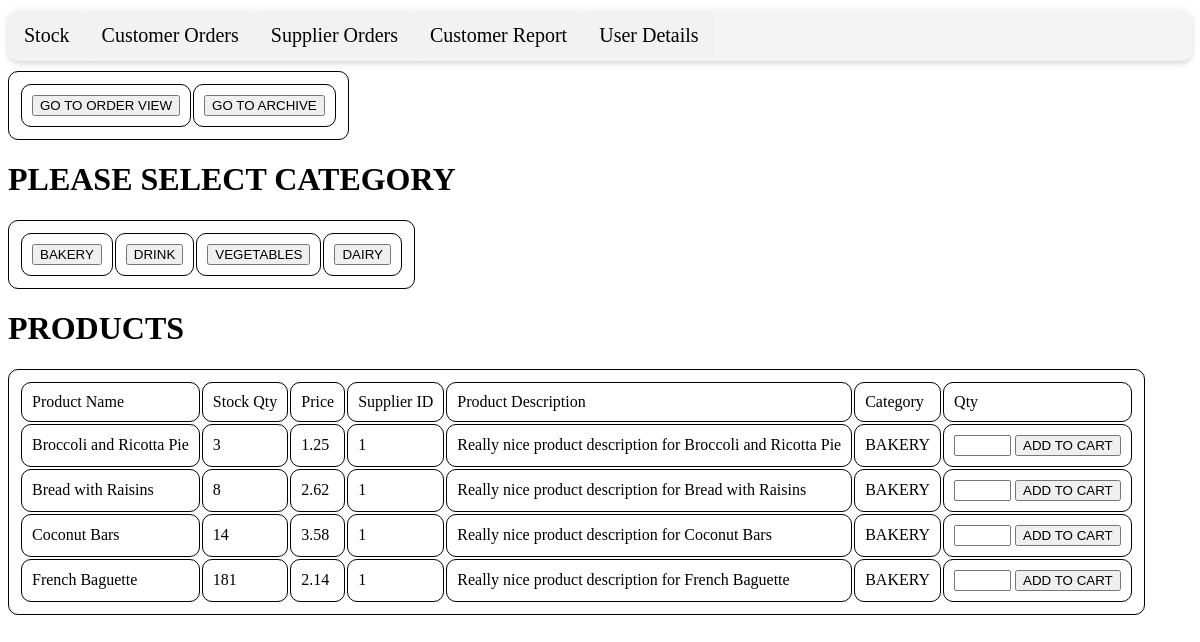
/php/acp_sup_ord_main.php, run on an earlier commit of the app's database.
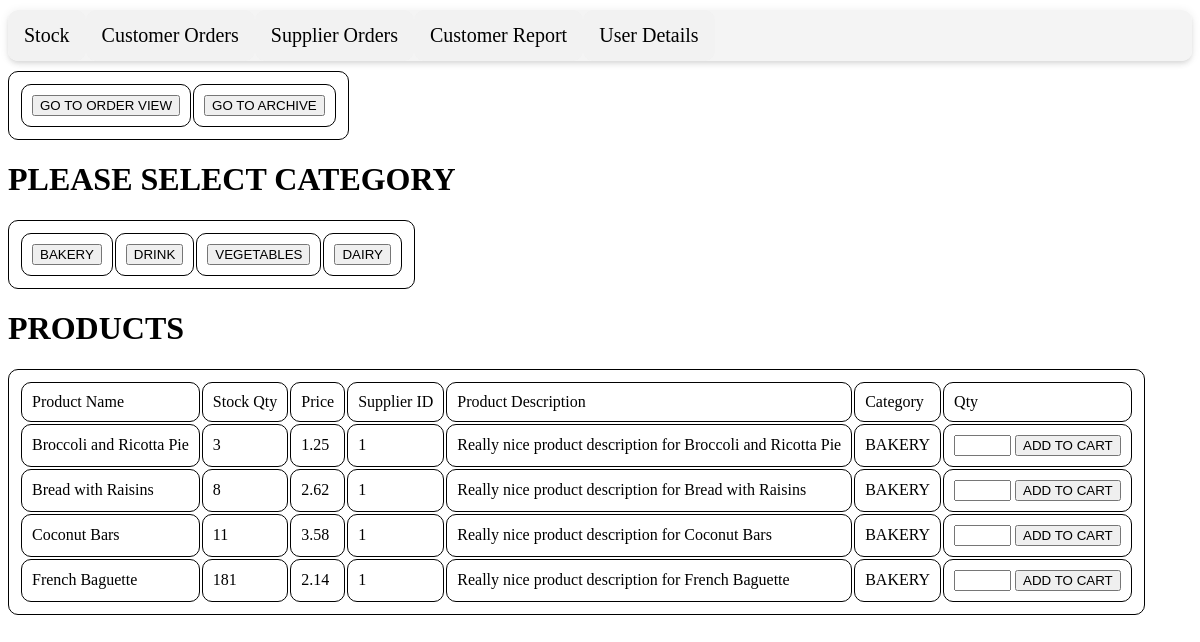
And on a later commit of the database.
### tables this page shows
CREATE TABLE IF NOT EXISTS `products` (
  `prod_id` int(11) NOT NULL AUTO_INCREMENT,
  `prod_name` varchar(50) NOT NULL,
  `price` decimal(5,2) NOT NULL,
  `sup_id` int(11) NOT NULL,
  `prod_dsc` varchar(230) NOT NULL,
  `prod_img` text NOT NULL,
  `cat_id` int(11) NOT NULL,
  `sto_qty` int(8) NOT NULL,
  PRIMARY KEY (`prod_id`),
  KEY `sup_id` (`sup_id`),
  KEY `cat_id` (`cat_id`)
);

CREATE TABLE IF NOT EXISTS `category` (
  `cat_id` int(11) NOT NULL AUTO_INCREMENT,
  `cat_name` enum('BAKERY','DRINK','VEGETABLES','DAIRY') NOT NULL,
  `cat_img` text NOT NULL,
  PRIMARY KEY (`cat_id`)
);

### php/acp_sup_ord_main.php (the view, shortened to what this page needs)
<!DOCTYPE html>
<html lang="en">
<head>
    <link rel="stylesheet" type="text/css" href="css/supplier.css">
</head>
<?php
        include "admin_panel_connection.php";
	echo
			"<table>
			<tr>
			<td>
			<form action='?page=acp_sup_ord_view' method = 'post'>
			<input type='submit' value='GO TO ORDER VIEW'>
			</form>
			</td>
			<td>
			<form action='?page=acp_sup_ord_arch' method = 'post'>
			<input type='submit' value='GO TO ARCHIVE'>
			</form>
			</td>
			</tr>
			</table>";
	$user =  '5';
	if (isset($_POST["cat_tmp"]) )
	{
	$cat_tmp = $_POST["cat_tmp"];
	}
	else
	{
	$cat_tmp = '1';
	}
		echo "
		<h1>PLEASE SELECT CATEGORY</h1>
		<table>
		<tr>
		<td><form action='?page=acp_sup_ord_main' method = 'post'>
			<input type='hidden' name='cat_tmp' value='1' >
			<input type='submit' value='BAKERY'>
			</form>
		</td>
		<td><form action='?page=acp_sup_ord_main' method = 'post'>
			<input type='hidden' name='cat_tmp' value='2' >
			<input type='submit' value='DRINK'>
			</form>
		</td>
		<td><form action='?page=acp_sup_ord_main' method = 'post'>
			<input type='hidden' name='cat_tmp' value='3' >
			<input type='submit' value='VEGETABLES'>
			</form>
		</td>
		<td><form action='?page=acp_sup_ord_main' method = 'post'>
			<input type='hidden' name='cat_tmp' value='4' >
			<input type='submit' value='DAIRY'>
			</form>
		</td>
		</tr>
		</table>";
    $search = "SELECT * FROM products, category WHERE products.cat_id = category.cat_id AND products.cat_id = '$cat_tmp' ORDER BY products.cat_id";
    $result = mysqli_query($mysqli, $search);
	echo "<h1>PRODUCTS</h1>";
	echo "<table border = '1'>";
	echo "<tr>
	<td>Product Name</td>
	<td>Stock Qty</td>
	<td>Price</td>
	<td>Supplier ID</td>
	<td>Product Description</td>
	<td>Category</td>
	<td>Qty</td></tr>";
    while ($row = mysqli_fetch_assoc($result))
		{
		echo "<tr>
		<td>{$row['prod_name']}</td>
		<td>{$row['sto_qty']}</td>
		<td>{$row['price']}</td>
		<td>{$row['sup_id']}</td>
		<td>{$row['prod_dsc']}</td>
		<td>{$row['cat_name']}</td>
		<td><form action='?page=sup_ord_tmp_add' method = 'post'>
			<input type='text' name='ord_qty' size='4'>
			<input type='hidden' name='prod_id' value={$row['prod_id']} >
			<input type='hidden' name='sup_ord_id' value= ". $user . " >
			<input type='hidden' name='cat_tmp' value= '$cat_tmp' >
			<input type='submit' value='ADD TO CART'>
			</form>
		</td>
		</tr>";
		};
			echo"</table>";
		?>
</html>

What changed in the data, as far as the page shows it:
changed products "Coconut Bars": sto_qty "14" → "11"
